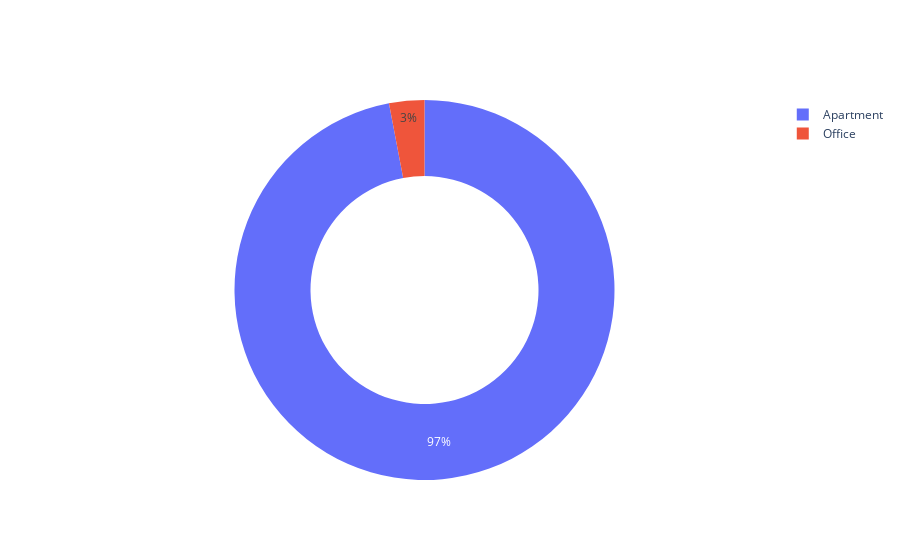

The notebook cell saved with this chart:
### Markdown cell above
## Listed property by the type

### Code cell
lowerRealstate = Realstate.groupby('type').size()
labels = lowerRealstate.index
values = lowerRealstate.values

fig = go.Figure(data=[go.Pie(labels=labels, values=values, hole=.6)])
fig.show()

### Figure 1 — Plotly figure (JSON) as saved in the notebook; plotly's stock layout.template omitted (floating-point values rounded to 4 significant figures)
{"data": [{"hole": 0.6, "labels": ["Apartment", "Office"], "type": "pie", "values": [259, 8]}], "layout": {"autosize": true}}
